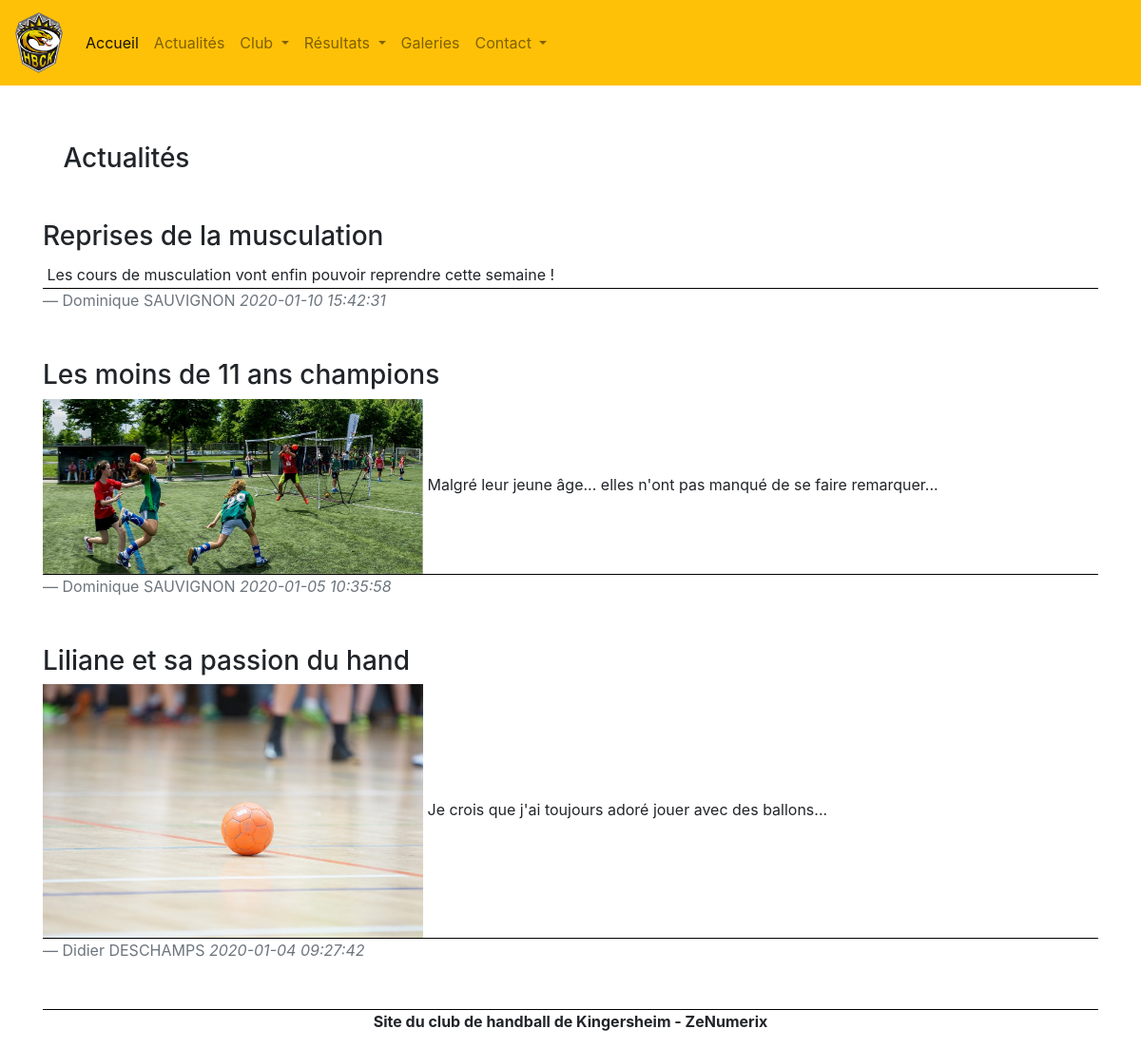
The app's page /src/body/article.php?page=1, older data.
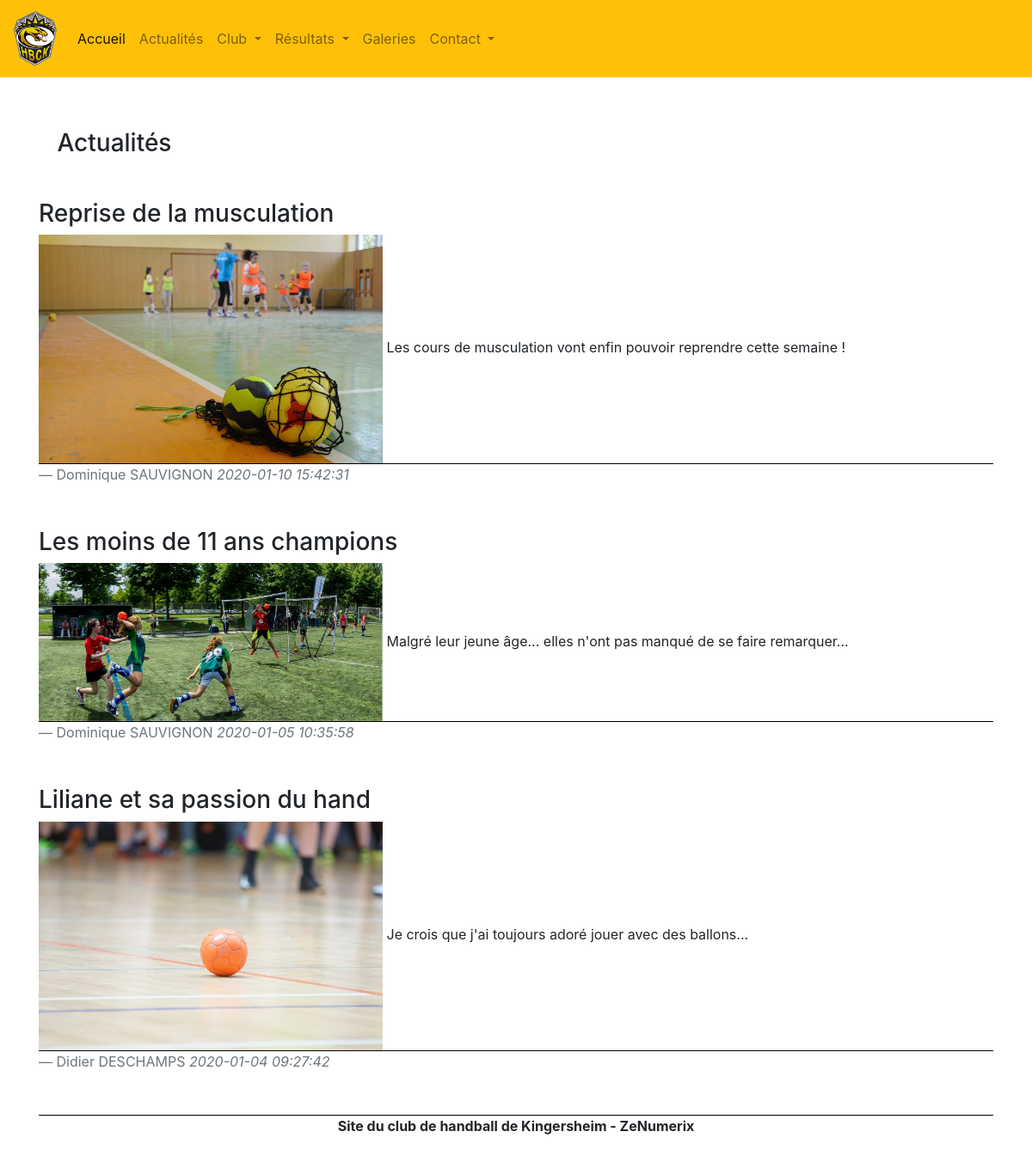
The same page, newer data.
### tables this page shows
CREATE TABLE `article` (
  `art_id` int(11) NOT NULL,
  `art_titre` varchar(255) NOT NULL,
  `art_contenu` longtext NOT NULL,
  `art_auteur_id` int(11) NOT NULL,
  `art_photo_id` int(11) DEFAULT NULL,
  `art_actif` int(1) NOT NULL,
  `art_created_at` datetime NOT NULL,
  `art_updated_at` datetime DEFAULT NULL,
  `art_deleted_at` datetime DEFAULT NULL
);

CREATE TABLE `personne` (
  `per_id` int(11) NOT NULL,
  `per_nom` varchar(255) NOT NULL,
  `per_prenom` varchar(255) DEFAULT NULL,
  `per_date_nais` date DEFAULT NULL,
  `per_lieu_nais` varchar(255) DEFAULT NULL,
  `per_sexe` tinyint(50) NOT NULL,
  `per_mail` varchar(255) NOT NULL,
  `per_mdp` varchar(50) NOT NULL,
  `per_admin` int(1) NOT NULL DEFAULT '0',
  `per_redac` int(1) NOT NULL DEFAULT '0',
  `per_contact_ext` int(1) NOT NULL DEFAULT '0',
  `per_created_at` datetime NOT NULL,
  `per_updated_at` datetime DEFAULT NULL,
  `per_deleted_at` datetime DEFAULT NULL
);

CREATE TABLE `photo` (
  `pho_id` int(11) NOT NULL,
  `pho_nom` varchar(255) NOT NULL,
  `pho_album_id` int(255) NOT NULL,
  `pho_created_at` datetime NOT NULL,
  `pho_updated_at` datetime DEFAULT NULL,
  `pho_deleted_at` datetime DEFAULT NULL
);

### src/class/ArticleBase.php (called while the page is built, shortened)
<?php
class ArticleBase
{
    public function getPhotoDeArticle($db, $id)
    {
        $o_rpa = $db->prepare("SELECT pho_nom FROM photo
                               INNER JOIN article
                               ON photo.pho_id = article.art_photo_id
                               WHERE art_id = :id");
        $o_rpa->bindParam(':id', $id);
        $o_rpa->execute();
        $photo = $o_rpa->fetchAll(PDO::FETCH_ASSOC);
        return $photo;
    }
    public function getAuteurDeArticle($db, $id)
    {
        $o_rpa = $db->prepare("SELECT per_nom, per_prenom FROM personne
                                   INNER JOIN article
                                   ON personne.per_id = article.art_auteur_id
                                   WHERE per_id = :id");
        $o_rpa->bindParam(':id', $id);
        $o_rpa->execute();
        $auteur = $o_rpa->fetchAll(PDO::FETCH_ASSOC);
        return $auteur;
    }
    public function getPage5Articles($db, $debut, $limite)
    {
        $o_ra = $db->prepare("SELECT * FROM article where art_deleted_at is null ORDER BY art_id DESC LIMIT :debut, :limite");
        $o_ra->bindValue('debut', $debut, PDO::PARAM_INT);
        $o_ra->bindValue('limite', $limite, PDO::PARAM_INT);
        $o_ra->execute();
        $row = $o_ra->fetchAll();
        return $row;
    }
}

### src/body/article.php (the view, shortened to what this page needs)
<?php
require_once '../class/ArticleBase.php';
$o_pdo = new Database();
$o_conn = $o_pdo->makeConnect();
$numpage = (!empty($_GET['page']) ? $_GET['page'] : 1);
$limite = 3;
$debut = ($numpage - 1) * $limite;
$articles = new ArticleBase();
$list5ArticlesActifs = $articles->getPage5Articles($o_conn, $debut, $limite);
include('../includes/head.php');
include('../includes/header.php');
?>
<div class="container">
    <h3> &ensp; Actualités</h3><br>
    <div class="">
        <?php for ($incrArt = 0; $incrArt < count($list5ArticlesActifs); $incrArt++) {
            $photoArticle = $articles->getPhotoDeArticle($o_conn, $list5ArticlesActifs[$incrArt]['art_photo_id']);
            $auteurArticle = $articles->getAuteurDeArticle($o_conn, $list5ArticlesActifs[$incrArt]['art_auteur_id'])
        ?>
            <div class="article-block">
                <h3><?php echo $list5ArticlesActifs[$incrArt]['art_titre'] ?></h3>
                <img class="article-photo" src="../../resources/galerie/<?php echo $photoArticle[0]['pho_nom'] ?>" alt="">
                <p class="article-contenu"><?php echo $list5ArticlesActifs[$incrArt]['art_contenu'] ?></p>
                <blockquote class="blockquote">
                    <footer class="blockquote-footer"><?php echo $auteurArticle[0]['per_prenom'] . " " . $auteurArticle[0]['per_nom'] ?>
                        <cite title="Source Title"><?php echo $list5ArticlesActifs[$incrArt]['art_created_at'] ?></cite></footer>
                </blockquote>
            </div>
        <?php } ?>
    </div>
    <?php
    include('../includes/footer.php');
    ?>

Row changes from the older to the newer data that the page shows:
changed article "Les cours de musculation vont enfin pouvoir reprendre cette semaine !": art_titre "Reprises de la musculation" → "Reprise de la musculation"; art_photo.pho_nom: picture added
